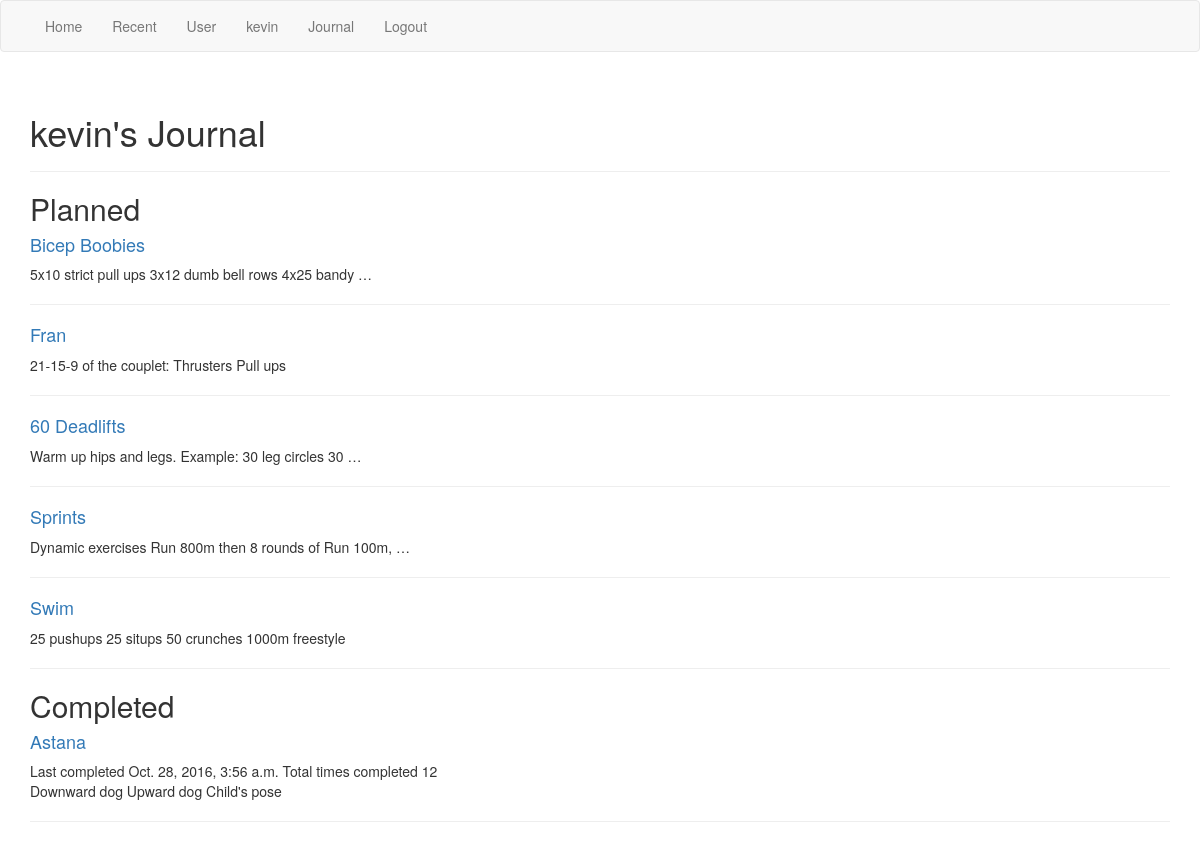
/workouts/user/1/, run on the app's committed database.
### workouts/models.py (models this page shows, shortened)
class Journal(models.Model):
  user = models.ForeignKey(settings.AUTH_USER_MODEL, on_delete=models.CASCADE)
  routine = models.ForeignKey(Routine, on_delete=models.CASCADE)
  completed_on = models.DateTimeField(null=True)
  completed_count = models.IntegerField(default=0)

class Routine(models.Model):
  routine_title = models.CharField(max_length=70)
  routine_text = models.TextField()
  pub_date = models.DateTimeField('date published', default=timezone.now)
  created_by = models.ForeignKey(settings.AUTH_USER_MODEL, related_name="created_by")
  modify_date = models.DateTimeField('date modified', null=True)
  modified_by = models.ForeignKey(settings.AUTH_USER_MODEL, null=True, related_name="modified_by")
  likes = models.IntegerField(default=0)

### workouts/views.py (the view)
# urls.py: url(r'^user/(?P<user_id>[0-9]+)/$', views.user_detail, name='user_detail'),
def user_detail(request, user_id):
  user = get_object_or_404(User, pk=user_id)
  journal = Journal.objects.filter(user=user)
  journal_planned = journal.filter(completed_count=0)
  journal_completed = journal.filter(completed_count__gt=0)
  params = dict(user=user, journal_planned=journal_planned,
                journal_completed=journal_completed)
  return render(request, "workouts/journal_browse.html", params)

### workouts/templates/workouts/journal_browse.html (shortened to what this page needs)
{% extends "./base.html" %}
{% block content %}
{% block journal_title %}
<div class="page-header"><h1>{{ user.first_name }}'s Journal</h1></div>
{% endblock %}
<div><h2>Planned</h2></div>
{% for entry in journal_planned %}
  <span>
    <div><h4><a href="{% url 'workouts:detail' entry.routine.id %}">{{ entry.routine.routine_title }}</a></h4></div>
    <div>{{ entry.routine.routine_text|truncatewords:10 }}</div>
  </span>
  <hr>
{% endfor %}
<div><h2>Completed</h2></div>
{% for entry in journal_completed %}
  <div><h4><a href="{% url 'workouts:detail' entry.routine.id %}">{{ entry.routine.routine_title }}</a></h4></div>
  <div>
    <span>Last completed {{ entry.completed_on }}</span>
    <span>Total times completed {{ entry.completed_count }}<span>
  </div>
  <div>{{ entry.routine.routine_text|truncatewords:10 }}</div>
  <hr>
{% endfor %}
{% endblock content %}

### workouts/templates/workouts/base.html (shortened to what this page needs)
<!DOCTYPE html>
<html lang="en">
  <head>
    {% load static %}
    <link href="{% static 'workouts/css/bootstrap.css' %}" rel="stylesheet" type="text/css">
    <link href="{% static 'workouts/css/style.css' %}" rel="stylesheet" type="text/css">
  </head>
  <body>
    <nav class="navbar navbar-default">
      <div class="container">
      {% block sidebar %}
        <div id="navbar" class="">
          <ul class="nav navbar-nav">
            <li><a href="{% url 'workouts:index' %}">Home</a></li>
            <li><a href="{% url 'workouts:index' %}?sort=-pub_date">Recent</a></li>
            <li><a href="{% url 'workouts:user' %}">User</a></li>
            {% if user.is_authenticated %}
              <li><a href="{% url 'workouts:profile' %}">{{ user.first_name }}</a></li>
              <li><a href="{% url 'workouts:journal' %}">Journal</a></li>
              <li><a href="{% url 'workouts:logout' %}">Logout</a></li>
            {% else %}
              <li><a href="{% url 'workouts:login' %}">Login</a></li>
              <li><a href="{% url 'workouts:sign_up' %}">Sign up</a></li>
            {% endif %}
          </ul>
      {% endblock sidebar %}
      </div>
    </nav>
    <div id="content" class="container">
      {% block content %}{% endblock %}
    </div>
  </body>
</html>

### data on the page
Journal: routine.routine_title "Bicep Boobies", routine.routine_text "5x10 strict pull ups 3x12 dumb bell rows 4x25 bandy …"
Journal: routine.routine_title "Fran", routine.routine_text "21-15-9 of the couplet: Thrusters Pull ups"
Journal: routine.routine_title "60 Deadlifts", routine.routine_text "Warm up hips and legs. Example: 30 leg circles 30 …"
Journal: routine.routine_title "Sprints", routine.routine_text "Dynamic exercises Run 800m then 8 rounds of Run 100m, …"
Journal: routine.routine_title "Swim", routine.routine_text "25 pushups 25 situps 50 crunches 1000m freestyle"
Journal: routine.routine_title "Astana", completed_on "Oct. 28, 2016, 3:56 a.m.", completed_count "12", routine.routine_text "Downward dog Upward dog Child's pose"

### other printed values
{{ user.first_name }} "kevin"
